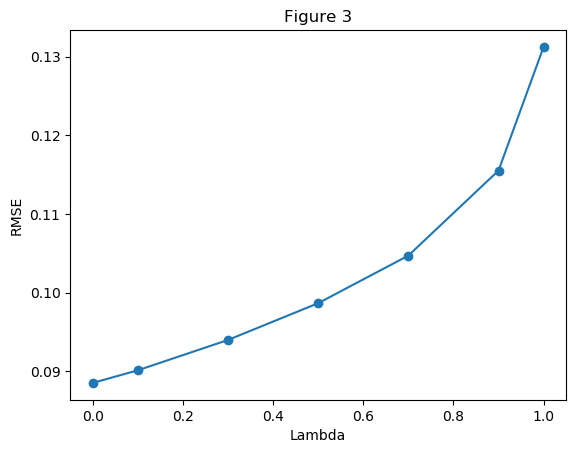

This figure's Python source:
import numpy as np
import random
from matplotlib import pyplot as plt
from RandomWalk import randomWalk

random.seed(1)

trainingSetArray = []
for i in range(0,100):
    walkArray = []
    scoreArray = []
    for i in range(0,10):
        walk1, S1 = randomWalk()
        walkArray.append(walk1)
        scoreArray.append(S1)
    trainingSetArray.append([walkArray, scoreArray])

def LoopUntilConverged(walkArray, alpha, epsilon, lambdaVar):
    error = epsilon + 1
    counter = 0
    weight = np.array([0, .5, .5, .5, .5, .5, 1])
    # weight = np.array([0, 0., 0., 0., 0., 0., 1])
    while error >= epsilon:
        counter += 1  # Count iterations for this training set
        delta_w = np.array([0., 0., 0., 0., 0., 0., 0.]) # Fresh delta_w each iteration
        for sequence in range(len(walkArray)):
            current_delta_w = np.array([0., 0., 0., 0., 0., 0., 0.])
            for t in range(0, len(walkArray[sequence])-1):
                # identify the states
                t_1_State = walkArray[sequence][t+1]
                t_state = walkArray[sequence][t]
                # initialize the x arrays
                x_t = np.array([0., 0., 0., 0., 0., 0., 0.])
                x_t_1 = np.array([0., 0., 0., 0., 0., 0., 0.])
                x_t[t_state] = 1
                x_t_1[t_1_State] = 1
                # Calculate Pt and PT+1
                P_t = np.matmul(np.transpose(weight), x_t)
                P_t_1 = np.matmul(np.transpose(weight), x_t_1)
                # initialize the gradient variables
                gradientP = np.array([0., 0., 0., 0., 0., 0., 0.])
                lambdaGradientP = np.array([0., 0., 0., 0., 0., 0., 0.])
                for k in range(0, t+1): #
                    k_state = walkArray[sequence][k]
                    gradientP[k_state] = 1
                    lambdaGradientP[k_state] = (lambdaVar ** (t-k)) * gradientP[k_state]
                current_delta_w += alpha * (P_t_1 - P_t) * lambdaGradientP
            delta_w += current_delta_w # At the end of each sequence add each delta_w to a big delta_w variable
        error = sum(abs(delta_w))  # Calculate Error
        weight = weight + delta_w # after all of the sequences in this training set have been evaluated, add delta_w to the weight
    return weight, counter

# basic implementation
alpha = 0.01
epsilon = 0.01
correctValueFunction = np.array([0., 1./6, 2./6, 3./6, 4./6, 5./6, 1.])

lambdaArray = [0, .1, .3, .5, .7, .9, 1]
# lambdaArray = [0.5]
avgRMSEArray = []
for lambdaVar in lambdaArray:
    counters = [] # Count the iterations to Converge
    allWeightsArray = [] # Store the weights for each training set
    allErrorsArray = []  # Store the errors for each training set
    allRMSEArray = []  # Store the RMSE for each training set
    for trainingSet in trainingSetArray:
        walkArray = trainingSet[0]
        scoreArray = trainingSet[1]

        weight, counter = LoopUntilConverged(walkArray, alpha, epsilon, lambdaVar)

        weightError = correctValueFunction - weight
        weightError = weightError[1:-1]
        squareError = np.square(weightError)
        meanSquareError = np.mean(squareError)
        rootMeanSquaredError = np.sqrt(meanSquareError)

        allWeightsArray.append(weight)
        allErrorsArray.append(weightError)
        allRMSEArray.append(rootMeanSquaredError)

        counters.append(counter)
    avgIterationsToConverge = np.average(counters)
    avgWeight = np.average(allWeightsArray, axis=0)
    avgError = np.average(allErrorsArray, axis=0)
    avgRMSE = np.average(allRMSEArray, axis=0)
    avgRMSEArray.append(avgRMSE)
    print("Lambda: " + str(lambdaVar) + " Avg Steps to Convege: " + str(avgIterationsToConverge))
    print("Average Weight: " + str(avgWeight))
    print("Average Error: " + str(avgError))
    print("Root Mean Squared Error: " + str(avgRMSE))
    print("")

plt.plot(lambdaArray, avgRMSEArray, marker='o')
plt.title('Figure 3')
plt.xlabel("Lambda")
plt.ylabel("RMSE")
plt.savefig('Figure3.png', bbox_inches='tight')
plt.show()

